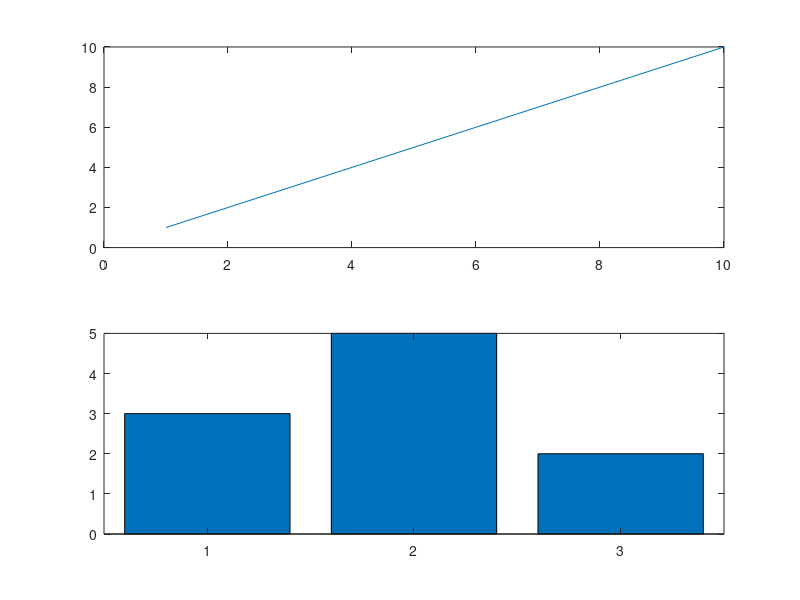

The MATLAB script that drew this image: (Note: this script raises an error after producing the figure.)
[t, y] = ode45(@(t, y) -2*y, [0 1], 1);
y(end)
f = @(x) x.^2 + 1
w = 0:0.25:1
%%%
x = linspace(0, 2*pi, 100);
plot(x, sin(x), 'r--', 'LineWidth', 2); hold on
plot(x, cos(x))
title('正弦与余弦'); xlabel('x'); ylabel('y'); legend('sin', 'cos'); grid on
%%%
n = 0:10;
x = 0.8.^n;
stem(n, x, 'filled')
%%%
subplot(2,1,1); plot(1:10)
subplot(2,1,2); bar([3 5 2])
%%%
tic; s = 0; for k = 1:200000, s = s + k; end; s
t = toc;
%%%
x = randn(1, 1000);
histogram(x)
rng(1); a = rand(1,3)
rng(1); b = rand(1,3)
%%%
function y = sq(x)
  y = x.^2;
end
sq(4)
%%%
r = fact(5)
function r = fact(n)
  if n <= 1
    r = 1;
  else
    r = n * fact(n-1);
  end
end
%%%
[m, i] = max([3 9 2])
[s, idx] = sort([3 1 2], 'descend')
find([0 1 0 1])
cumsum(1:5)
mean([1 2; 3 4])
sum([1 2; 3 4], 2)
any([0 0 1]), all([1 1 0])
%%%
A = zeros(2,3);
A(:) = 1:6
A(2, :) = []
B = reshape(1:6, 2, 3)
B(:, end+1) = [7; 8]
%%%
c = {'apple', 'banana'};
for k = 1:numel(c)
  fprintf('%d: %s\n', k, c{k});
end
names = strjoin(c, ', ')
upper('abc')
strrep('hello world', 'o', '0')
strsplit('a,b,c', ',')
%%%
x = 10;
if x > 5 && x < 20
  disp('in range')
end
y = ~(x == 10)
xor(true, false)
%%%
x = fzero(@(x) x^3 - 2*x - 5, 2)
[xm, fv] = fminsearch(@(p) (p(1)-1)^2 + (p(2)-2)^2, [0 0])
[xb, fb] = fminbnd(@(x) (x-2).^2, 0, 5)
%%%
fun = @(x) x(1)^2 + x(2)^2;
[x, fval] = fmincon(fun, [1; 1], [-1 -1], -1)
%%%
x = intlinprog([-1; -2], [1 2], [1 1; -1 1], [4; 2], [], [], [0; 0], [])
%%%
b = [1 1]/2; a = 1;
y = filter(b, a, [1 2 3 4])
fs = 100; t = 0:1/fs:1-1/fs; x = sin(2*pi*10*t);
X = abs(fft(x)) / numel(x);
[pk, k] = max(X(1:50)); f0 = (k-1)*fs/numel(x)
%%%
x = 0:0.5:3; y = x.^2;
yi = interp1(x, y, 1.25, 'spline')
yp = interp1(x, y, 1.25, 'pchip')
yl = interp1(x, y, 1.25)
%%%
G = tf(1, [1 2 1]);
H = feedback(G, 1)
s = tf('s');
G2 = 1/(s^2 + 2*s + 1)
%%%
format long
pi
format short
pi
x = int8(3.7)
%%%
a = 1:3;
a(end+1) = 4
a(end:-1:1)
b = [];
for k = 1:3, b(end+1) = k^2; end
b
%%%
A = [1 2; 3 4];
A^2
A.^2
2.^[1 2 3]
1./[1 2 4]
(-8)^(1/3)
sqrt(-4)
%%%
x = 0.1 + 0.2;
x == 0.3
abs(x - 0.3) < eps
%%%
whos
a = 1; b = [1 2 3]; c = 'hi';
whos
%%%
ss = "abc" + 1
strcat('a', 'b', 'c')
['abc', 'def']
['ab'; 'cd']
length('hello')
double('A')
char(72)
